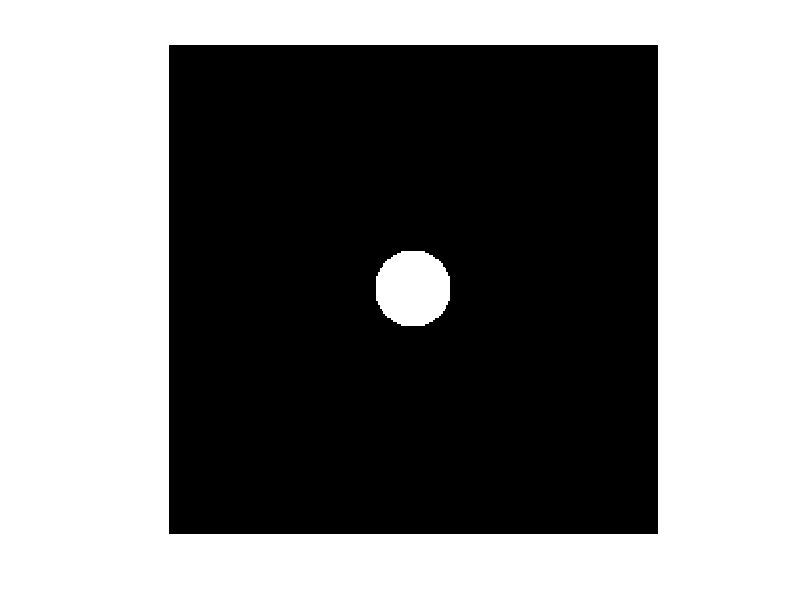

MATLAB code for this plot:
%Equation of circle
clc
clear all
close all
im=zeros(256);
r=20;       %Radius of the circle
[m,n]=size(im);
for i=1:m
    for j=1:n
        if (i-128)^2+(j-128)^2<r^2 %Equation of circle
            im(i,j)=255;
        end
    end
end
imshow(im)
